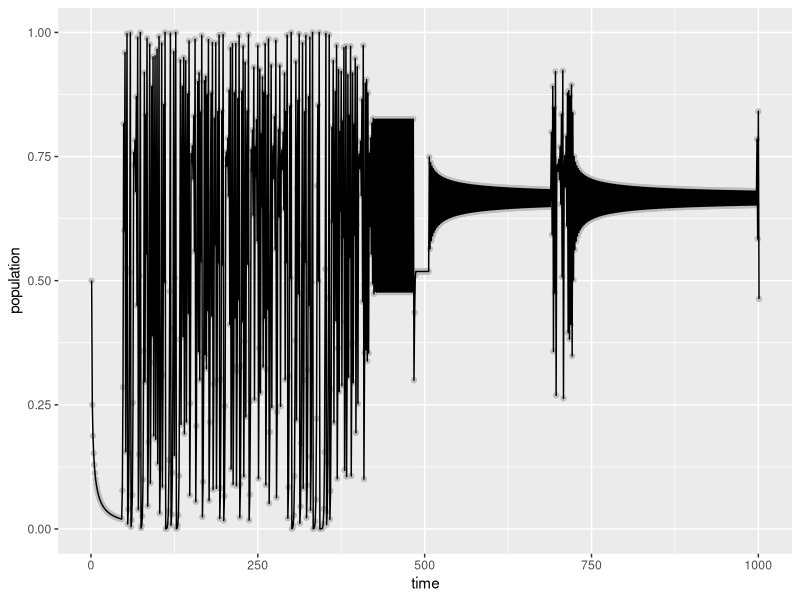
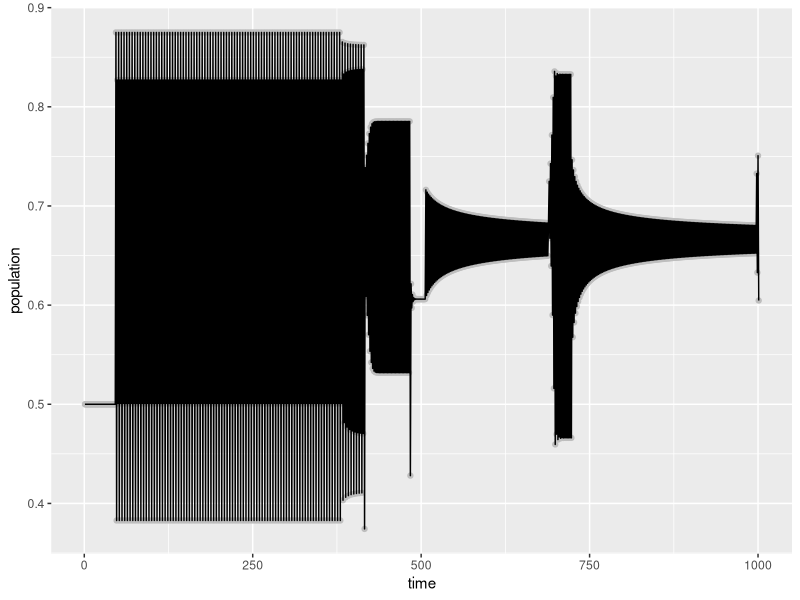
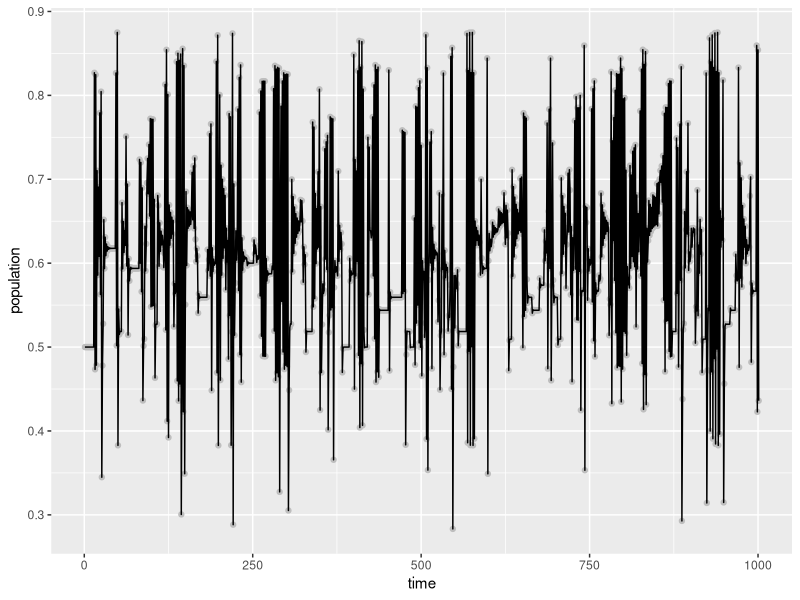

Recreate these plots in R, in order.
## ---- chunk 1
library(magrittr)
library(ggplot2)

buildMarkov <- function(nstates = 20, p.remain = .25, from = 1, to = 4, names = FALSE){
    mrkv <- matrix(data = NA, nrow = nstates, ncol = nstates)

    getDist <- function(nstates){
        d <- matrix(data = 0, nrow = nstates, ncol=nstates)
        for(i in 1:nstates){
            for(j in 1:nstates){
                d[i,j] <- abs(j-i)
            }
        }
        return(d)
    }
    
    getWeights <- function(distMatrix){
        w <- matrix(data = NA, nrow = nrow(distMatrix), ncol = ncol(distMatrix))
        for(i in 1:nrow(distMatrix)){
            rs <- sum(distMatrix[i,])
            for(j in 1:ncol(distMatrix)){
                w[i,j] <- ifelse(i == j, 0, abs(distMatrix[i,j] - rs))
            }
        }
        return(w)
    }
    
    d <- getDist(nstates)
    w <- getWeights(d)
    rsw <- rowSums(w)
    for(i in 1:nstates){
        mrkv[i, ] <- (1-p.remain) * w[i, ]/rsw[i]
    }
    
    if(names){
        ns <- seq(from = from, to = to, length.out = nstates)
        rownames(mrkv) <- ns
        colnames(mrkv) <- ns
    }
    
    return(mrkv + diag(p.remain, nstates, nstates))
}

getMoves <- function(states, transition.matrix, nsteps, init = 0){
    current.state <- ifelse(init == 0, sample(states, 1), init) # initial random state
    init.state <<- current.state
    moves <- numeric(length = nsteps)
    for(i in 1:nsteps){
        # check the current row of the transition matrix
        row.c <- which(states == current.state)
        # draw a random number from 0 to 1
        rn <- runif(1)
        # compare number with cumulative sum of pr on selected row
        # get new state from transition matrix row
        current.state <- states[which(transition.matrix[row.c, ] >= rn)[1]]
        # save to output vector
        moves[i] <- current.state    
    }
    return(moves)
}

logisticMapMarkov <- function(moves, x0){
    x <- c(x0)
    for(i in 1:length(moves)){
        r <- moves[i] # the Markov-chosen r-value
        x[i+1] <- r * x[i] * (1 - x[i]) # the logistic map
    }
    return(x)
}

## ---- chunk 2
nstates = 40
start = 1
end = 4
pr.remain = .995
init = 1 # setting to 0 uses a random number
nsteps = 1000
## ---- chunk 3
set.seed(1778)
prtrans <- buildMarkov(nstates, pr.remain, start, end) %>% apply(1, cumsum) %>% t
states <- seq(start, end, length.out = nstates)
init <- ifelse(init == 0, init, states[which(states >= init)[1]])
m <- getMoves(states, prtrans, nsteps, init)

vals <- logisticMapMarkov(m, x0 = 0.5)
## ---- chunk 4
vals.dt <- data.frame(time = 1:length(vals), population = vals, r_val = c(init.state, m))
g1 <- ggplot(vals.dt, aes(x = time, y = population))
g1 + geom_point(col = "grey") + geom_line(col = "black")
## ---- chunk 5
nstates = 40
start = 2
end = 3.5
pr.remain = .995
init = 1 # setting to 0 uses a random number
nsteps = 1000
set.seed(1778)
prtrans <- buildMarkov(nstates, pr.remain, start, end) %>% apply(1, cumsum) %>% t
states <- seq(start, end, length.out = nstates)
init <- ifelse(init == 0, init, states[which(states >= init)[1]])
m <- getMoves(states, prtrans, nsteps, init)

vals <- logisticMapMarkov(m, x0 = 0.5)
vals.dt <- data.frame(time = 1:length(vals), population = vals, r_val = c(init.state, m))
g2 <- ggplot(vals.dt, aes(x = time, y = population))
g2 + geom_point(col = "grey") + geom_line(col = "black")

## ---- chunk 6
nstates = 40
start = 2
end = 3.5
pr.remain = .75
init = 1 # setting to 0 uses a random number
nsteps = 1000
set.seed(1778)
prtrans <- buildMarkov(nstates, pr.remain, start, end) %>% apply(1, cumsum) %>% t
states <- seq(start, end, length.out = nstates)
init <- ifelse(init == 0, init, states[which(states >= init)[1]])
m <- getMoves(states, prtrans, nsteps, init)

vals <- logisticMapMarkov(m, x0 = 0.5)
vals.dt <- data.frame(time = 1:length(vals), population = vals, r_val = c(init.state, m))
g3 <- ggplot(vals.dt, aes(x = time, y = population))
g3 + geom_point(col = "grey") + geom_line(col = "black")

